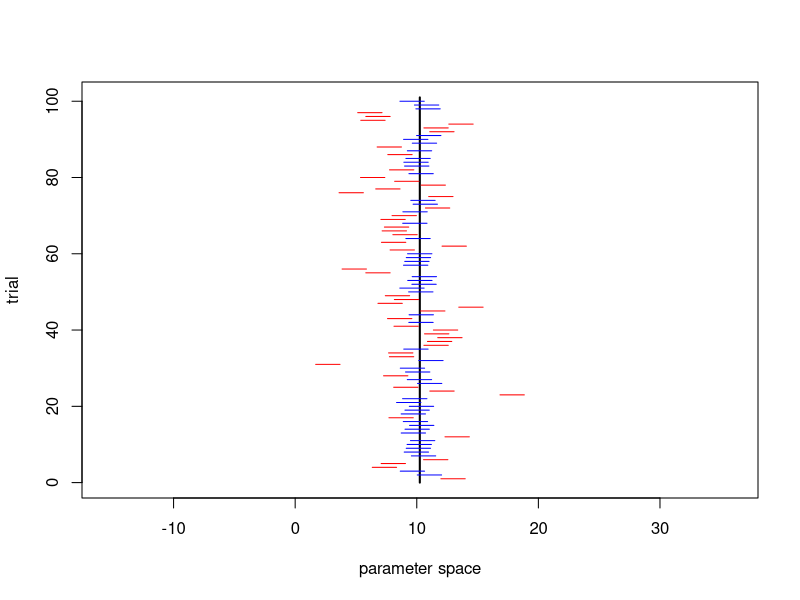

Recreate this plot in R. (Note: this script raises an error after producing the figure.)
##
##  laplaceConfidenceIntervals.r
##
##  demonstrate Confidence Interval construction with Laplace mechanism
##
##  jH 2019.3.1
##

rm(list=ls())		# Remove any objects in memory
par(mfrow=c(1,1))   # Rebuild fresh plot window, if previously divided

#### Parameters ####

# Random draw from Laplace distribution
#
# mu numeric, center of the distribution
# b numeric, spread
# size integer, number of draws
# 
# return Random draws from Laplace distribution
# example:
# 
# rlap(size=1000)

rlap = function(mu=0, b=1, size=1) {
    p <- runif(size) - 0.5
    draws <- mu - b * sgn(p) * log(1 - 2 * abs(p))
    return(draws)
}


# Probability density for Laplace distribution
#
# x numeric, value
# mu numeric, center of the distribution
# b numeric, spread
# 
# return Density for elements of x
# example:
# 
# x <- seq(-3, 3, length.out=61)
# dlap(x)

dlap <- function(x, mu=0, b=1) {
    dens <- 0.5 * b * exp(-1 * abs(x - mu) / b)
    return(dens)
}


# Laplace Cumulative Distribution Function
# 
# Determines the probability a draw from a LaPlace distribution is less than 
#    or equal to the specified value.
#
# x Numeric, the value(s) at which the user wants to know the CDF height.
# mu Numeric, the center of the LaPlace distribution, defaults to 0.
# b Numeric, the spread of the LaPlace distribution, defaults to 1.
# 
# return Probability the LaPlace draw is less than or equal to \code{x}.
# example:
# 
# x <- 0
# plap(x)

plap <- function(x, mu=0, b=1) {
    cdf <- 0.5 + 0.5 * sgn(x - mu) * (1 - exp(-1 * (abs(x - mu) / b)))
    return(cdf)
}


# Quantile function for Laplace distribution
#
# p Numeric, vector of probabilities
# mu numeric, center of the distribution
# b numeric, spread
# return Quantile function
# example:
#
# probs <- c(0.05, 0.50, 0.95)
# qlap(probs)

qlap <- function(p, mu=0, b=1) {
    q <- ifelse(p < 0.5, mu + b * log(2 * p), mu - b * log(2 - 2 * p))
    return(q)
}

# Sign function
# 
# Function to determine what the sign of the passed values should be.
#
# x numeric, value or vector or values
# return The sign of passed values
# example:
#
# sgn(rnorm(10))


sgn <- function(x) {
    return(ifelse(x < 0, -1, 1))
}


library("foreign")
PUMSdata <- read.csv(file="../../data/FultonPUMS5full.csv")   
data <- PUMSdata$educ    		# variable for means
populationTrue <- mean(data)


## Bound/Censor/Clip a variable to a range
clip <- function(x, lower, upper){
	x.clipped <- x
	x.clipped[x.clipped<lower] <- lower
	x.clipped[x.clipped>upper] <- upper
	return(x.clipped)	
}

## Sample with replacement from a vector
bootstrap <- function(x, y=NULL, n){
	index <- sample(x=1:length(x), size=n, replace=TRUE) 

	if(is.null(y)){
		return(x[index])
	}else{
		return(list(x=x[index], y=y[index]))
	}
}


## Confidence interval for mean release
ciPostProcess <- function(release, n, lower, upper, epsilon, alpha=0.05){
	sensitivity <- (upper - lower)/n
	scale <- sensitivity / epsilon

	ci.radius <- 1 # Adjust this
	ci.lower.bound <- release - 1 # Adjust this 
	ci.upper.bound <- release + 1 # Adjust this 

	return(list(ciLower=ci.lower.bound, ciUpper=ci.upper.bound))
}

## Differentially private mean release
meanRelease <- function(x, lower, upper, epsilon){
	n <- length(x)
	sensitivity <- (upper - lower)/n
	scale <- sensitivity / epsilon

	x.clipped <- clip(x, lower, upper)
	sensitiveValue <- mean(x.clipped)
	DPrelease <- sensitiveValue + rlap(mu=0, b=scale, size=1)
	ci <- ciPostProcess(release=DPrelease, n=n, lower=lower, upper=upper, epsilon=epsilon)

	return(list(release=DPrelease, ci=ci, true=sensitiveValue))
}


bootdata <- bootstrap(x=data, n=100)
true <- mean(bootdata)
n.sims <- 100
epsilon <- 0.1
history <- matrix(NA, nrow=n.sims, ncol=3)
for(i in 1:n.sims){
	DPmean <- meanRelease(x=bootdata, lower=1, upper=16, epsilon=epsilon)
	history[i,1] <- DPmean$ci$ciLower
	history[i,2] <- DPmean$ci$ciUpper
	history[i,3] <- as.numeric(DPmean$ci$ciLower < true) + as.numeric(DPmean$ci$ciUpper > true)  # what values can this take?
}



ci.min<- min(history[,1])
ci.max<- max(history[,2])

allxlim <- c(2*ci.min-ci.max, 2*ci.max-ci.min)
col.set <- c("red","blue")
plot(x=c(true,true), y=c(0,n.sims+1), xlim=allxlim, type="l", lwd=2, xlab="parameter space", ylab="trial")
for(i in 1:n.sims){
	lines(x=c(history[i,1],history[i,2]), y=c(i,i), col=col.set[history[i,3]])
}

dev.copy2pdf(file="./figs/ciCoverage1.pdf")




n.sims <-1000
my.seq <- seq(from=log10(1), to=log10(0.01), length=50)     	# make evenly spaced in logarithmic space
ep.seq <- 10^my.seq						# round to two decimal places
myn <- 500
populationTrue <- mean(data)

rawhistory <- matrix(NA, nrow=length(ep.seq)*n.sims, ncol=3)  # matrix to store results
agghistory <- matrix(NA, nrow=length(ep.seq), ncol=2)         # matrix to store results
rawcount <- aggcount <- 0													# initialize counter															

for(i in 1:length(ep.seq)){
	aggcount <- aggcount + 1
	coverage <- NULL
	for(j in 1:n.sims){
		rawcount <- rawcount + 1
		bootdata <- bootstrap(x=data, n=myn)
		DPmean <- meanRelease(x=bootdata, lower=1, upper=16, epsilon=ep.seq[i])
		coversTrue<- (DPmean$ci$ciLower < populationTrue) & (DPmean$ci$ciUpper > populationTrue)
		coverage <- c(coverage, coversTrue)

		rawhistory[rawcount,1] <- DPmean$ci$ciLower
		rawhistory[rawcount,2] <- DPmean$ci$ciUpper
		rawhistory[rawcount,3] <- 1 + as.numeric(coversTrue)
	}
	agghistory[aggcount,1] <- ep.seq[i] 
	agghistory[aggcount,2] <- mean(coverage)
}



my.seq <- seq(from=log10(200), to=log10(5000), length=20)  	# make evenly spaced in logarithmic space
n.seq  <- round(10^my.seq)                                 	# round to integers
myepsilon <- 0.1

rawhistory <- matrix(NA, nrow=length(n.seq)*n.sims, ncol=3)  # matrix to store results
agghistory2 <- matrix(NA, nrow=length(n.seq), ncol=2)         # matrix to store results
rawcount <- aggcount <- 0													# initialize counter															

for(i in 1:length(n.seq)){
	aggcount <- aggcount + 1
	coverage <- NULL
	for(j in 1:n.sims){
		rawcount <- rawcount + 1
		bootdata <- bootstrap(x=data, n=n.seq[i])
		DPmean <- meanRelease(x=bootdata, lower=1, upper=16, epsilon=myepsilon)
		coversTrue<- (DPmean$ci$ciLower < populationTrue) & (DPmean$ci$ciUpper > populationTrue)
		coverage <- c(coverage, coversTrue)

		rawhistory[rawcount,1] <- DPmean$ci$ciLower
		rawhistory[rawcount,2] <- DPmean$ci$ciUpper
		rawhistory[rawcount,3] <- 1 + as.numeric(coversTrue)
	}
	agghistory2[aggcount,1] <- n.seq[i] 
	agghistory2[aggcount,2] <- mean(coverage)
}


par(mfcol=c(2,1))

plot(x=agghistory[,1], y=agghistory[,2], log="x", type="l", ylim=c(0.5,1), lwd=2, col="black", xlab="epsilon", ylab="coverage", main="Fraction Confidence Intervals Containing True Value")
abline(h=0.95, lwd=2, lty=2, col="red")

plot(x=agghistory2[,1], y=agghistory2[,2], log="x", type="l", ylim=c(0.5,1), lwd=2, col="black", xlab="sample size n", ylab="coverage", main="Fraction Confidence Intervals Containing True Value")
abline(h=0.95, lwd=2, lty=2, col="red")

dev.copy2pdf(file="./figs/ciCoverage2.pdf")





